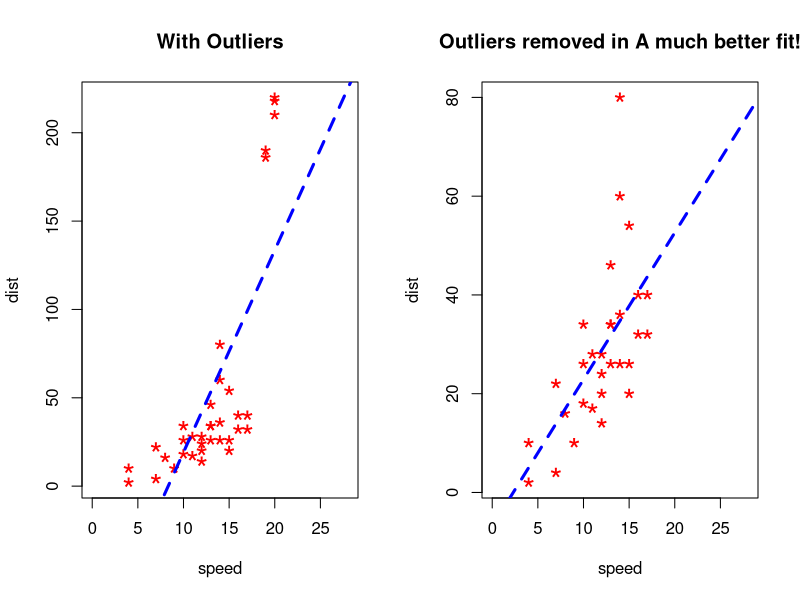

Here is the R script that generated this plot:

# Outlier Examples
# Cars dataset is built in Rstudio.
# you need to load the cars dataset first.
cars1 <- cars[1:30,] # first 30 rows of the original cars dataset
head(cars1)
# Now we will introduce some additional data points that are outliers.
cars_outliers <- data.frame(speed=c(19,19,20,20,20), dist=c(190,186,210,220,218)) # introduced the outliears
head(cars_outliers)
cars2 <- rbind(cars1, cars_outliers)
par(mfrow=c(1,2))
plot(cars2$speed, cars2$dist, xlim=c(0, 28), vlim=c(0, 230), main="With Outliers", xlab="speed", ylab="dist", pch="*",col="red", cex=2)
abline(lm(dist ~speed, data=cars2), col="blue", lwd=3, lty=2)
# Plot of original data without outliers. Note the change in slope (angle) of best fit line.
plot(cars1$speed, cars1$dist, xlim=c(0, 28), vlim=c(0, 230), main="Outliers removed in A much better fit!", xlab="speed",ylab="dist", pch="*",col="red", cex=2)
abline(lm(dist ~ speed, data=cars1), col="blue", lwd=3, lty=2)
